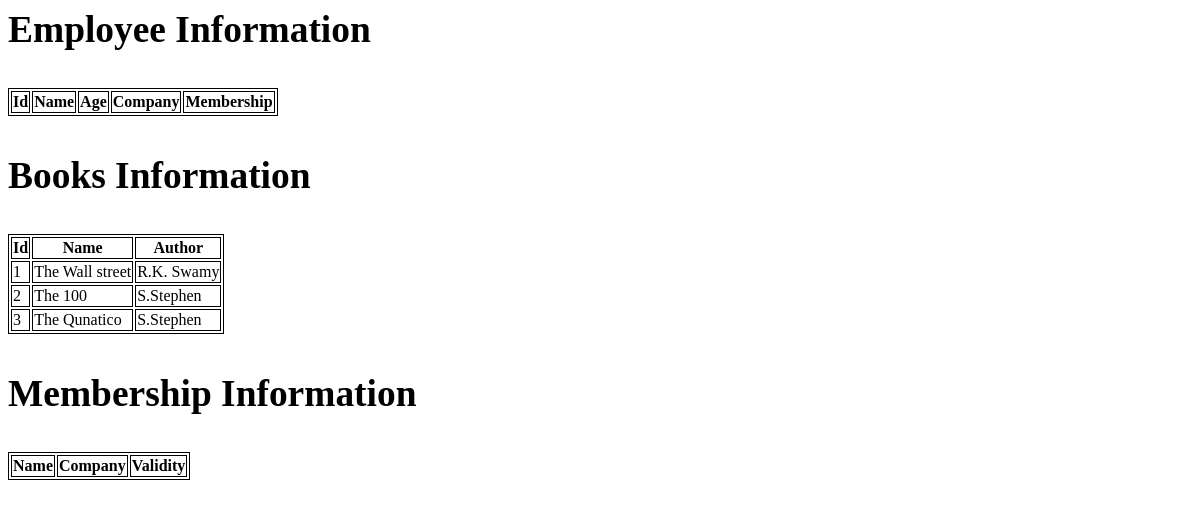
The app's page /test/, older data.
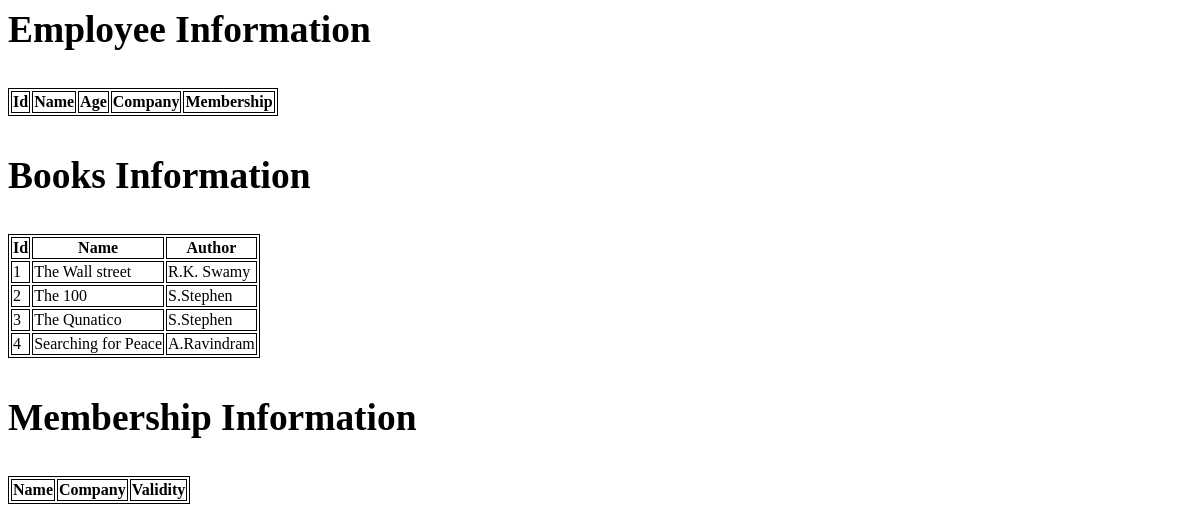
The same page, newer data.
### App/models.py (models this page shows, shortened)
class Book(models.Model):
    name = models.CharField(max_length=60)
    author = models.ForeignKey(
        Author,
        on_delete=models.PROTECT,
        null=True
    )

class Author(models.Model):
    name = models.CharField(max_length=60)
    def __str__(self):
        return self.name

### App/views.py (the view)
# urls.py: path('test/', views.home2, name="home2"),
def home2(request):
    books = Book.objects.select_related('author')
    for book in books:
        print(book.author.name)
    return render(request, 'home.html', {"books": books})

### App/templates/home.html (shortened to what this page needs)
{% block content %}
  <div>
    <head>
    <h1>
</head>
<body>
<table>
<h3>Employee Information</h3>
        <th>Id</th>
        <th>Name</th>
        <th>Age</th>
        <th>Company</th>
        <th>Membership</th>
</table>
<tr>
<table>
  <h3>Books Information</h3>
          <th>Id</th>
          <th>Name</th>
          <th>Author</th>
      {% for book in books %}
        <tr>
          <td>{{book.id}}</td>
          <td>{{book.name}}</td>
          <td>{{book.author}}</td>
        </tr>
      {% endfor %}
  </table>
  <tr>
    <table>
      <h3>Membership Information</h3>
              <th>Name</th>
              <th>Company</th>
              <th>Validity</th>
      </table>
</body>
{% endblock content %}

Row changes from the older to the newer data that the page shows:
added Book: id "4", name "Searching for Peace", author "A.Ravindram"
